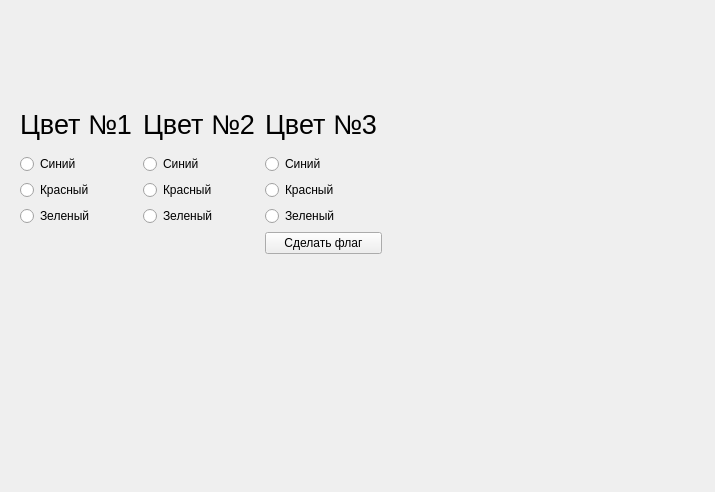
<?xml version="1.0" encoding="UTF-8"?>
<ui version="4.0">
 <class>Form</class>
 <widget class="QWidget" name="Form">
  <property name="geometry">
   <rect>
    <x>0</x>
    <y>0</y>
    <width>715</width>
    <height>492</height>
   </rect>
  </property>
  <property name="windowTitle">
   <string>Form</string>
  </property>
  <widget class="QWidget" name="">
   <property name="geometry">
    <rect>
     <x>20</x>
     <y>100</y>
     <width>362</width>
     <height>154</height>
    </rect>
   </property>
   <layout class="QGridLayout" name="gridLayout">
    <item row="1" column="2">
     <widget class="QPushButton" name="pushButton">
      <property name="text">
       <string>Сделать флаг</string>
      </property>
     </widget>
    </item>
    <item row="0" column="1">
     <layout class="QVBoxLayout" name="verticalLayout_2">
      <item>
       <widget class="QLabel" name="label_2">
        <property name="font">
         <font>
          <pointsize>20</pointsize>
         </font>
        </property>
        <property name="text">
         <string>Цвет №2</string>
        </property>
       </widget>
      </item>
      <item>
       <widget class="QRadioButton" name="radioButton_4">
        <property name="text">
         <string>Синий</string>
        </property>
        <attribute name="buttonGroup">
         <string notr="true">buttonGroup_2</string>
        </attribute>
       </widget>
      </item>
      <item>
       <widget class="QRadioButton" name="radioButton_5">
        <property name="text">
         <string>Красный</string>
        </property>
        <attribute name="buttonGroup">
         <string notr="true">buttonGroup_2</string>
        </attribute>
       </widget>
      </item>
      <item>
       <widget class="QRadioButton" name="radioButton_6">
        <property name="text">
         <string>Зеленый</string>
        </property>
        <attribute name="buttonGroup">
         <string notr="true">buttonGroup_2</string>
        </attribute>
       </widget>
      </item>
     </layout>
    </item>
    <item row="0" column="0">
     <layout class="QVBoxLayout" name="verticalLayout">
      <item>
       <widget class="QLabel" name="label">
        <property name="font">
         <font>
          <pointsize>20</pointsize>
         </font>
        </property>
        <property name="text">
         <string>Цвет №1</string>
        </property>
       </widget>
      </item>
      <item>
       <widget class="QRadioButton" name="radioButton_2">
        <property name="text">
         <string>Синий</string>
        </property>
        <attribute name="buttonGroup">
         <string notr="true">buttonGroup</string>
        </attribute>
       </widget>
      </item>
      <item>
       <widget class="QRadioButton" name="radioButton_3">
        <property name="text">
         <string>Красный</string>
        </property>
        <attribute name="buttonGroup">
         <string notr="true">buttonGroup</string>
        </attribute>
       </widget>
      </item>
      <item>
       <widget class="QRadioButton" name="radioButton">
        <property name="text">
         <string>Зеленый</string>
        </property>
        <attribute name="buttonGroup">
         <string notr="true">buttonGroup</string>
        </attribute>
       </widget>
      </item>
     </layout>
    </item>
    <item row="0" column="2">
     <layout class="QVBoxLayout" name="verticalLayout_3">
      <item>
       <widget class="QLabel" name="label_3">
        <property name="font">
         <font>
          <pointsize>20</pointsize>
         </font>
        </property>
        <property name="text">
         <string>Цвет №3</string>
        </property>
       </widget>
      </item>
      <item>
       <widget class="QRadioButton" name="radioButton_7">
        <property name="text">
         <string>Синий</string>
        </property>
        <attribute name="buttonGroup">
         <string notr="true">buttonGroup_3</string>
        </attribute>
       </widget>
      </item>
      <item>
       <widget class="QRadioButton" name="radioButton_8">
        <property name="text">
         <string>Красный</string>
        </property>
        <attribute name="buttonGroup">
         <string notr="true">buttonGroup_3</string>
        </attribute>
       </widget>
      </item>
      <item>
       <widget class="QRadioButton" name="radioButton_9">
        <property name="text">
         <string>Зеленый</string>
        </property>
        <attribute name="buttonGroup">
         <string notr="true">buttonGroup_3</string>
        </attribute>
       </widget>
      </item>
     </layout>
    </item>
   </layout>
  </widget>
 </widget>
 <resources/>
 <connections/>
 <buttongroups>
  <buttongroup name="buttonGroup"/>
  <buttongroup name="buttonGroup_2"/>
  <buttongroup name="buttonGroup_3"/>
 </buttongroups>
</ui>
